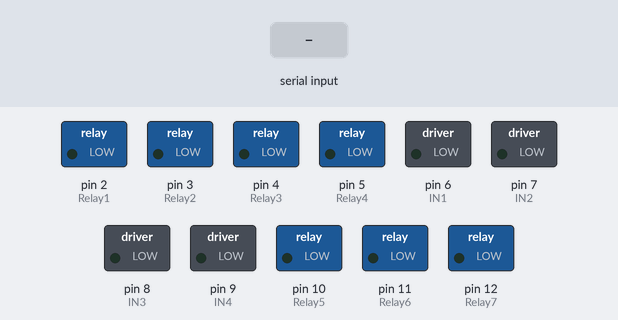
The sketch below on a simulated Arduino Nano, built with avr-gcc and run on an emulated ATmega328P. Parts: switched loads named in the sketch (green lamp = pin HIGH). The inputs (shaded band) are chosen by the test bench.

Above: at 1.2 s.
1.3 s: "i" received over Serial
At 1.45 s:
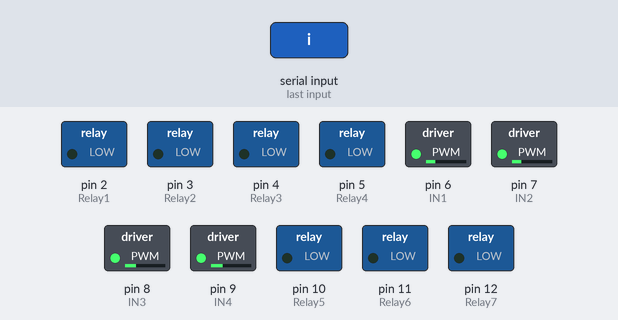
Timing chart, 0 to 9.0 s (numbered marks = the images above; inputs shaded):
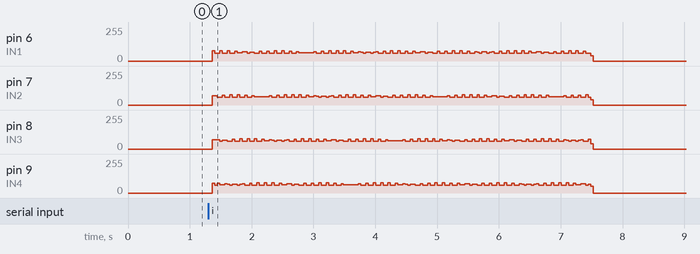

The sketch:

Nano_Bluetooth_StepMotor_Role_Led.ino
```cpp
int veri;
int sure=3;
int Relay1=2,Relay2=3,Relay3=4,Relay4=5,IN1=6,IN2=7,IN3=8,IN4=9,Relay5=10,Relay6=11,Relay7=12;

void setup(){
Serial.begin(9600);
pinMode(Relay1,OUTPUT);
pinMode(Relay2,OUTPUT);
pinMode(Relay3,OUTPUT);
pinMode(Relay4,OUTPUT);
pinMode(IN1,OUTPUT);
pinMode(IN2,OUTPUT);
pinMode(IN3,OUTPUT);
pinMode(IN4,OUTPUT);
pinMode(Relay5,OUTPUT);
pinMode(Relay6,OUTPUT);
pinMode(Relay7,OUTPUT);
digitalWrite(Relay1,LOW);
digitalWrite(Relay2,LOW);
digitalWrite(Relay3,LOW);
digitalWrite(Relay4,LOW);
digitalWrite(IN1,LOW);
digitalWrite(IN2,LOW);
digitalWrite(IN3,LOW);
digitalWrite(IN4,LOW);
digitalWrite(Relay5,LOW);
digitalWrite(Relay6,LOW);
digitalWrite(Relay7,LOW);
}

void loop(){
  if(Serial.available()>0){
  veri = Serial.read();

    //Relay1
    if(veri == 'a'){digitalWrite(Relay1,HIGH);}
    if(veri == 'b'){digitalWrite(Relay1,LOW);}

    //Relay2
    if(veri == 'c'){digitalWrite(Relay2,HIGH);}
    if(veri == 'd'){digitalWrite(Relay2,LOW);}

    //Relay3
    if(veri == 'e'){digitalWrite(Relay3,HIGH);}
    if(veri == 'f'){digitalWrite(Relay3,LOW);}

    //Relay4
    if(veri == 'g'){digitalWrite(Relay4,HIGH);}
    if(veri == 'h'){digitalWrite(Relay4,LOW);}

    //Step Motor İleri
    if(veri == 'i'){SaatYonu(512);}

    //Step Motor Geri
    if(veri == 'j'){SaatYonuTers(512);}

    //Relay5 - Kırmızı Led
    if(veri == 'k'){digitalWrite(Relay5,HIGH);}
    if(veri == 'l'){digitalWrite(Relay5,LOW);}

    //Relay6 - Sarı Led
    if(veri == 'm'){digitalWrite(Relay6,HIGH);}
    if(veri == 'n'){digitalWrite(Relay6,LOW);}

    //Relay7 - Yeşil Led
    if(veri == 'o'){digitalWrite(Relay7,HIGH);}
    if(veri == 'p'){digitalWrite(Relay7,LOW);}

    //Tüm Işıkları Açma
    if(veri == 'r'){
      digitalWrite(Relay5,HIGH);
      digitalWrite(Relay6,HIGH);
      digitalWrite(Relay7,HIGH);
      }

    //Tüm Işıkları Kapatma
    if(veri == 's'){
      digitalWrite(Relay5,LOW);
      digitalWrite(Relay6,LOW);
      digitalWrite(Relay7,LOW);
      }

    delay(100);
  }
}

void SaatYonu(int adim) {
  for (int i = 0; i < adim; i++) {
    digitalWrite(IN1, HIGH);
    delay(sure);
    digitalWrite(IN1, LOW);
    digitalWrite(IN2, HIGH);
    delay(sure);
    digitalWrite(IN2, LOW);
    digitalWrite(IN3, HIGH);
    delay(sure);
    digitalWrite(IN3, LOW);
    digitalWrite(IN4, HIGH);
    delay(sure);
    digitalWrite(IN4, LOW);
  }
}

void SaatYonuTers(int adim) {
  for (int i = 0; i < adim; i++) {
    digitalWrite(IN4, HIGH);
    delay(sure);
    digitalWrite(IN4, LOW);
    digitalWrite(IN3, HIGH);
    delay(sure);
    digitalWrite(IN3, LOW);
    digitalWrite(IN2, HIGH);
    delay(sure);
    digitalWrite(IN2, LOW);
    digitalWrite(IN1, HIGH);
    delay(sure);
    digitalWrite(IN1, LOW);
  }
}
```
